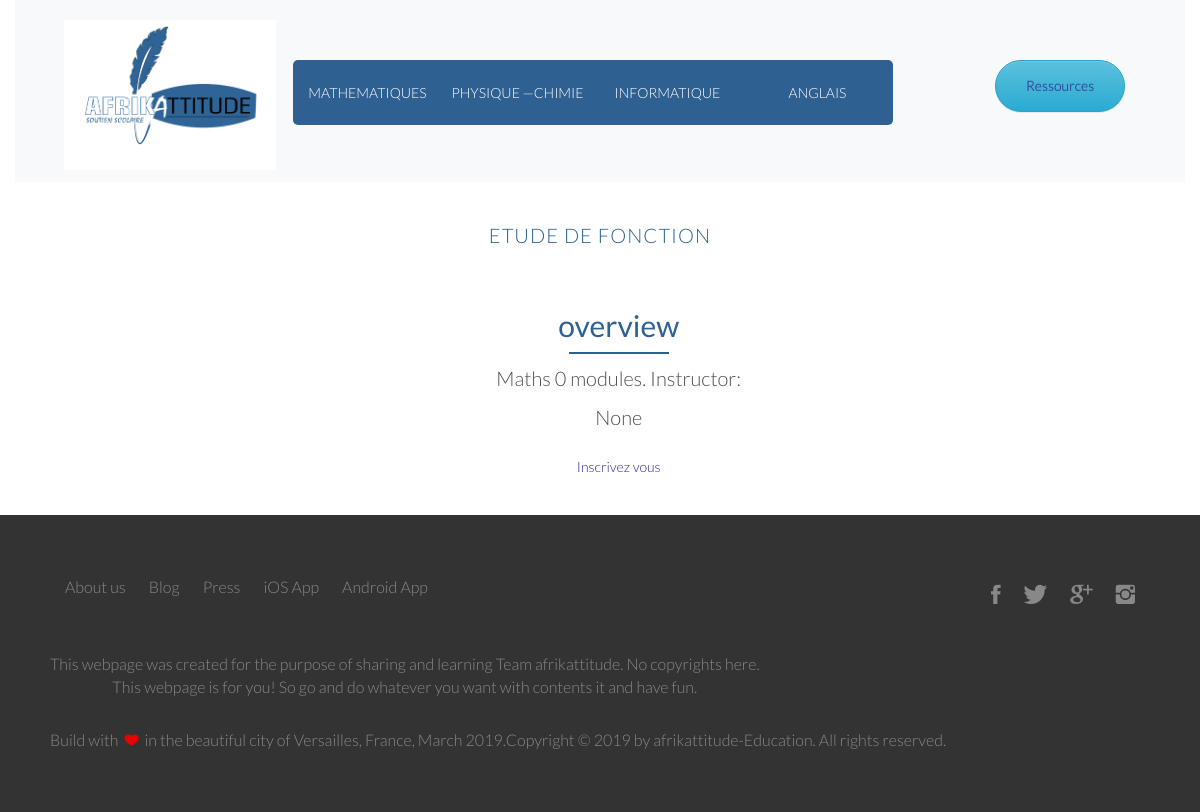
/courses/etude-de-fonction/, run on the app's committed database.
### courses/models.py (models this page shows, shortened)
class Course(models.Model):
    owner           = models.ForeignKey(User, on_delete=models.CASCADE, default=1)
    subject         = models.ForeignKey(Subject, related_name='courses', on_delete=models.CASCADE)
    title           = models.CharField(max_length=50)
    image           = models.ImageField(upload_to=upload_image_path, blank=True)
    description     = models.CharField(max_length=500)
    pub_date        = models.DateTimeField(auto_now=True)
    slug            = models.SlugField(max_length=200, unique=True)
    overview        = models.TextField(null=True, blank=True)
    created         = models.DateTimeField(auto_now_add=True)
    students        = models.ManyToManyField(User, related_name='course_joined', blank=True)
    class Meta:
        ordering = ['-created']

class Subject(models.Model):
    title = models.CharField(max_length=50)
    description = models.CharField(max_length=500)
    pub_date = models.DateTimeField(auto_now=True)
    slug = models.SlugField(max_length=200, unique=True)
    class Meta:
        ordering = ('title',)
        verbose_name = 'Subject'

### courses/views.py (the view)
# urls.py: path('<slug:slug>/', CourseDetailView.as_view(), name='course_detail'),
class CourseDetailView(DetailView):
    template_name  = "courses/detail.html"
    def get_queryset(self, *args, **kwargs):
        request = self.request
        return Course.objects.all()
    def get_context_data(self, **kwargs):
        context = super(CourseDetailView, self).get_context_data(**kwargs)
        context['enroll_form'] = CourseEnrollForm(initial={'course': self.object})
        return context

### courses/templates/courses/detail.html (shortened to what this page needs)
{% extends "afrik_app/base.html" %}
{% block content %}
  {% with subject=course.subject %}
    <div class="col text-center">
  <h1>
    {{ object.title }}
  </h1>
  </div>
    <div class="col text-center">
      <h2 class="">overview</h2>
    <p>
      <a href="{% url "course:course_list_subject" subject.slug %}">{{subject.title}}</a>
      {{course.modules.count}} modules.
      Instructor: {{ course.owner.get_full_name}}
    </p>
    {{object.overview|linebreaks }}
    {% if request.user.is_authenticated %}
      <form action="{% url "student:student_enroll_course"%}" method="post">
        {% csrf_token %}
        {{ enroll_form }}
        <input type="submit" class="btn btn-primary"  value="Enroll now">
      </form>
    {% else %}
      <a href="{% url "student:student_registration"%}" class="btn">Inscrivez vous</a>
    {% endif %}
  </div>
  {% endwith %}
{% endblock %}

### static/css/grid.css (style rules this page uses)
.col { display: block; float:left; margin: 1% 0 1% 1.6%; }
.col:first-child { margin-left: 0; }

### static/css/afrik_app.css (style rules this page uses)
:root { --site-main-color: #2e6192; --tarifs-background: linear-gradient(#ECE9E6, #FFFFFF); }
* { margin: 0; padding: 0; box-sizing: border-box; }
html, body { background-color: #fff; color: #504f4f; font-family: 'Lato','Arial',sans-serif; font-weight: 300; font-size: 20px; text-rendering: optimizeLegibility; overflow-x: hidden; }
h1 { padding: 20px 10px; margin-top: 10px; margin-bottom: 10px; color: var(--site-main-color); font-size: 100%; font-weight: 300; text-transform: uppercase; letter-spacing: 1px; }
h2 { text-align: center; margin-top: 10px; margin-bottom: 10px; color: var(--site-main-color); }
h2:after { display: block; height: 2px; background-color: var(--site-main-color); content: " "; width: 100px; margin: 0 auto; margin-top: 10px; }
.btn:link, .btn:visited { display: inline-block; padding: 15px 30px; font-weight: 300; text-decoration: none; border-bottom-style:groove; border-radius: 200px; color: #341f97; margin-bottom: 10px; transition: background-color 0.5s, border 0.5s, color 0.5s; }
a, a:hover, a:focus { color: inherit; text-decoration: none; transition: all 0.3s; }

### data on the page
Course: title "ETUDE DE FONCTION", modules.count "0", overview "None"
Subject: title "Maths"
